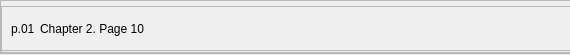
<?xml version="1.0" encoding="UTF-8"?>
<ui version="4.0">
 <class>bqContentsItem</class>
 <widget class="QWidget" name="bqContentsItem">
  <property name="geometry">
   <rect>
    <x>0</x>
    <y>0</y>
    <width>570</width>
    <height>55</height>
   </rect>
  </property>
  <property name="minimumSize">
   <size>
    <width>0</width>
    <height>0</height>
   </size>
  </property>
  <property name="maximumSize">
   <size>
    <width>570</width>
    <height>55</height>
   </size>
  </property>
  <property name="focusPolicy">
   <enum>Qt::StrongFocus</enum>
  </property>
  <property name="windowTitle">
   <string>Form</string>
  </property>
  <property name="styleSheet">
   <string notr="true" />
  </property>
  <widget class="QFrame" name="contentsItemCont">
   <property name="geometry">
    <rect>
     <x>0</x>
     <y>0</y>
     <width>572</width>
     <height>54</height>
    </rect>
   </property>
   <property name="minimumSize">
    <size>
     <width>404</width>
     <height>38</height>
    </size>
   </property>
   <property name="maximumSize">
    <size>
     <width>572</width>
     <height>54</height>
    </size>
   </property>
   <property name="frameShape">
    <enum>QFrame::StyledPanel</enum>
   </property>
   <property name="frameShadow">
    <enum>QFrame::Raised</enum>
   </property>
   <layout class="QVBoxLayout" name="verticalLayout">
    <property name="spacing">
     <number>0</number>
    </property>
    <property name="leftMargin">
     <number>0</number>
    </property>
    <property name="topMargin">
     <number>5</number>
    </property>
    <property name="rightMargin">
     <number>0</number>
    </property>
    <property name="bottomMargin">
     <number>0</number>
    </property>
    <item>
     <widget class="QFrame" name="contentCont">
      <property name="frameShape">
       <enum>QFrame::StyledPanel</enum>
      </property>
      <property name="frameShadow">
       <enum>QFrame::Raised</enum>
      </property>
      <widget class="QFrame" name="itemCont">
       <property name="geometry">
        <rect>
         <x>0</x>
         <y>0</y>
         <width>570</width>
         <height>45</height>
        </rect>
       </property>
       <property name="sizePolicy">
        <sizepolicy hsizetype="Fixed" vsizetype="Preferred">
         <horstretch>0</horstretch>
         <verstretch>0</verstretch>
        </sizepolicy>
       </property>
       <property name="minimumSize">
        <size>
         <width>0</width>
         <height>32</height>
        </size>
       </property>
       <property name="maximumSize">
        <size>
         <width>600</width>
         <height>45</height>
        </size>
       </property>
       <property name="frameShape">
        <enum>QFrame::StyledPanel</enum>
       </property>
       <property name="frameShadow">
        <enum>QFrame::Raised</enum>
       </property>
       <layout class="QHBoxLayout" name="horizontalLayout_2">
        <property name="spacing">
         <number>5</number>
        </property>
        <item>
         <widget class="QLabel" name="resultPageNumber">
          <property name="text">
           <string notr="true">p.01</string>
          </property>
          <property name="alignment">
           <set>Qt::AlignLeading|Qt::AlignLeft|Qt::AlignVCenter</set>
          </property>
         </widget>
        </item>
        <item>
         <widget class="QLabel" name="chapterPageNumber">
          <property name="sizePolicy">
           <sizepolicy hsizetype="Expanding" vsizetype="Preferred">
            <horstretch>0</horstretch>
            <verstretch>0</verstretch>
           </sizepolicy>
          </property>
          <property name="styleSheet">
           <string notr="true" />
          </property>
          <property name="text">
           <string notr="true">Chapter 2. Page 10</string>
          </property>
          <property name="alignment">
           <set>Qt::AlignLeading|Qt::AlignLeft|Qt::AlignVCenter</set>
          </property>
          <property name="wordWrap">
           <bool>false</bool>
          </property>
         </widget>
        </item>
       </layout>
      </widget>
     </widget>
    </item>
   </layout>
  </widget>
 </widget>
 <resources />
 <connections />
</ui>
